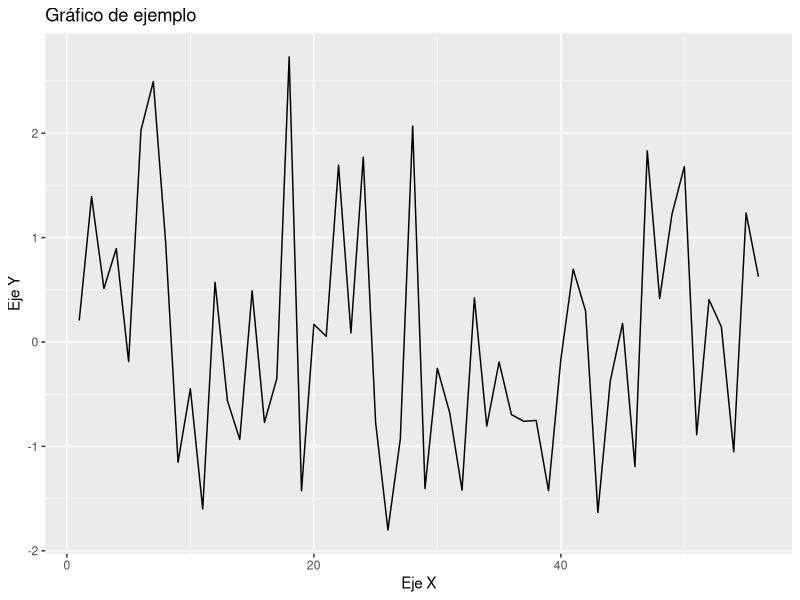
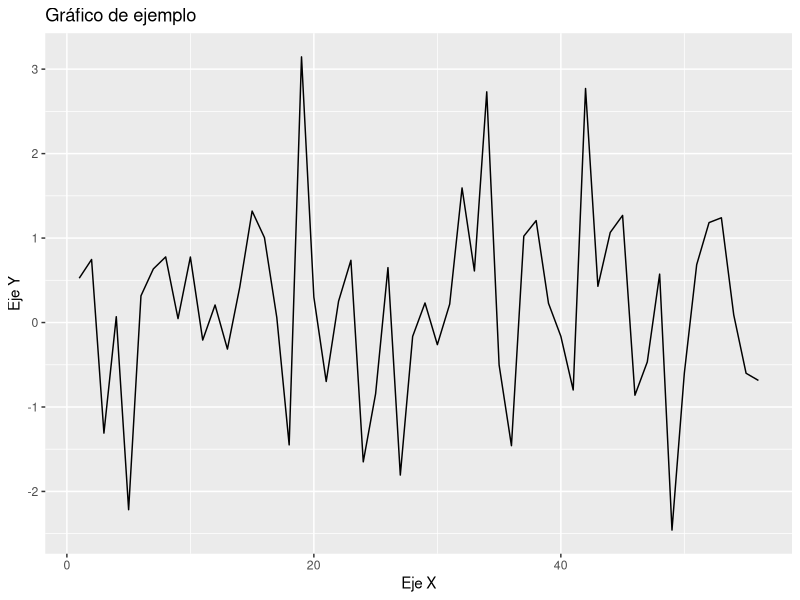
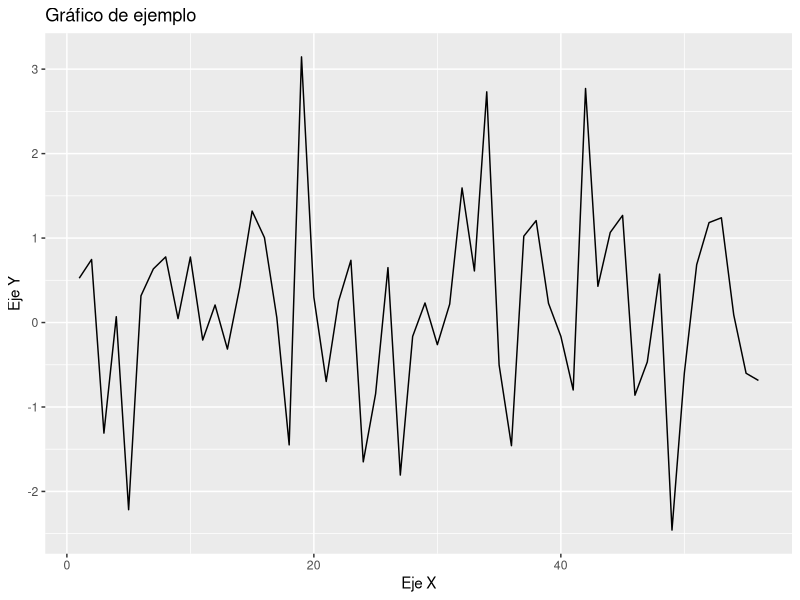

The R script that drew these images, in order:
##########################################################################################
#
# Script Clase 18: crear funciones/ 2da parte
# Usar de base la función Cobb-Douglas (C-D)
# más info en https://g.co/gemini/share/5453d88037fe
#
# Se harán distintas versiones de una función en R teniendo de base de la C-D, 
# cada una será más compleja en cuanto a los procesamientos y salida que se genera
#
##########################################################################################
 
# Cargar librerías
library(ggplot2)
library(dplyr)

# info general: llamaremos a la funcion `calculo_cd`

# Primera versión: se realiza el cálculo de la función C-D,

calculo_cdV1 <- function(A, K, alfa, beta, L){
                       A*(K^alfa)*(L^beta)
                       }

# Segunda versión: agregar comentarios a la función para que quien la use sepa qué hace la
# función y cuáles son sus argumentos

calculo_cdV2 <- function(A, K, alfa, beta, L){
  # Función que calcula el valor de la función Cobb-Douglas (C-D)
  
  # Argumentos:
  # A: Productividad total de los factores
  # K: Capital utilizado
  # alfa: Coeficiente de elasticidad del capital
  # beta: Coeficiente de elasticidad del trabajo
  # L: Trabajo utilizado
  
  # Retorna: el valor de la función C-D
  A*(K^alfa)*(L^beta)
}

# Tercera versión: agregar una validación para que la función retorne un mensaje si la 
# suma de los coeficientes alfa y beta es distinta a 1. 

# Se introduce el uso de las estructuras de control if-else para validar la condición.
# Se redondea a dos décimales el valor retornado

calculo_cdV3 <- function(A, K, alfa, beta, L){
  # Función que calcula el valor de la función Cobb-Douglas (C-D)
  
  # Argumentos:
  # A: Productividad total de los factores
  # K: Capital utilizado
  # alfa: Coeficiente de elasticidad del capital
  # beta: Coeficiente de elasticidad del trabajo
  # L: Trabajo utilizado
  
  # Retorna: el valor de la función C-D o un mensaje de error
  
  # caso no éxito
  if((alfa + beta) != 1){
    # valor a retornar
    print("La suma de los coeficientes alfa y beta debe ser igual a 1.")
    # caso éxito
  }else{
    # valor a retornar
    round(A*(K^alfa)*(L^beta),2)
  }
}


# Cuarta versión: agregar un mensaje si la suma de los coeficientes alfa y beta es mayor a 1
# y otro mensaje si es menor que 1. Notar que se invierte el condicional a evaluar y el 
# lo que hace en el éxito, y lo que hace en la falla (else)

# Se introduce el uso de las estructuras de control if-else  y else if para validar las 
# condiciones.

calculo_cdV4 <- function(A,
                       K,
                       alfa,
                       beta,
                       L){
  # Función que calcula el valor de la función Cobb-Douglas (C-D)
  
  # Argumentos:
  # A: Productividad total de los factores
  # K: Capital utilizado
  # alfa: Coeficiente de elasticidad del capital
  # beta: Coeficiente de elasticidad del trabajo
  # L: Trabajo utilizado
  
  # Retorna: 
  # Caso éxito: el valor de la función C-D o
  # Caso no éxito: un mensaje de error según caso
  
  # caso éxito
  if((alfa+beta)==1){
    # valor a retornar
    round(A*(K^alfa)*(L^beta),2)
    
    # caso no éxito 1
  } else if (alfa+beta>1){ 
    # valor a retornar
    print('sumatoria coeficientes mayor a 1')
    
    # caso no éxito 2
  } else{
    # valor a retornar
    print('sumatoria coeficientes menor a 1')
  }
}

# Quinta versión: ídem a la anterior, pero se retorna una lista con el valor de la 
# función C-D y adicionalmente un gráfico en ggplot, que usa de insumo el valor obtenido
# en el calculo de la funcion C-D y se usa de forma referencial

calculo_cdV5 <- function(A,
                       K,
                       alfa,
                       beta,
                       L){
  # Función que calcula el valor de la función Cobb-Douglas (C-D)
  
  # Argumentos:
  # A: Productividad total de los factores
  # K: Capital utilizado
  # alfa: Coeficiente de elasticidad del capital
  # beta: Coeficiente de elasticidad del trabajo
  # L: Trabajo utilizado
  
  # Retorna: 
  # caso exito: el valor de la función C-D y un gráfico ggplot de ejemplo
  # caso no exito: un mensaje de error, según caso
  
  # caso éxito
  if((alfa+beta)==1){ 
    valor_cd= round(A*(K^alfa)*(L^beta),2)
    # crear un gráfico de ejemplo
    grafico_retornado <- ggplot(data = data.frame(x = 1:valor_cd, 
                                                  y = rnorm(valor_cd)), 
                                aes(x = x, y = y)) +
      geom_line() +
      labs(title = "Gráfico de ejemplo",
           x = "Eje X",
           y = "Eje Y")
    # retornar una lista con el valor de la función C-D y el gráfico
    list(valor_cd = valor_cd, 
         grafico_retornado = grafico_retornado)

    # caso no éxito 1 (ver uso de la función else if)
  } else if (alfa+beta>1){ 
    
    # valor a retornar
    print('sumatoria coeficientes mayor a 1')
    
    # caso no éxito 2
  } else{
    
    # valor a retornar
    print('sumatoria coeficientes menor a 1')
  }
}


#############################################
## Llamar a la función calculo_cd en sus distintas versiones
# con los argumentos A, K, alfa, beta y L
#############################################

calculo_cdV1(A=3.5,
             K=10,
             L=20,
             alfa= .3,
             beta=.7)

calculo_cdV2(A=3.5,
             K=10,
             L=20,
             alfa= .3,
             beta=.7)

# mensaje que muestra error 
calculo_cdV3(A=3.5,
             K=10,
             L=20,
             alfa= .4,
             beta=.7)

# se redondea la cifra
calculo_cdV3(A=3.5,
             K=10,
             L=20,
             alfa= .3,
             beta=.7)

calculo_cdV4(A=3.5,
             K=10,
             L=20,
             alfa= .3,
             beta=.7)

# mensaje que muestra error 
calculo_cdV4(A=3.5,
             K=10,
             L=20,
             alfa= .4,
             beta=.7)

# mensaje que muestra error 
calculo_cdV4(A=3.5,
             K=10,
             L=20,
             alfa= .1,
             beta=.7)

calculo_cdV5(A=3.5,
             K=10,
             L=20,
             alfa= .3,
             beta=.7)

# Llamar a la función calculo_cd y guardar el resultado en una variable
valor_calculo_cdV5 <- calculo_cdV5( A=3.5,
                                  K=10,
                                  L=20,
                                  alfa= .3,
                                  beta=.7)

# Ver el resultado del cálculo
valor_calculo_cdV5

# Las siguientes línea sólo son válidas para el caso
valor_calculo_cdV5$grafico_retornado
valor_calculo_cdV5$valor_cd


## Complemento sobre explicación de las estructuras de control
# Ejemplo 1: Estructura de control if-else

x <- 10

if (x > 5) {
  # Si la condición (x > 5) es TRUE, se ejecuta este bloque de código
  print("x es mayor que 5")
} else {
  # Si la condición (x > 5) es FALSE, se ejecuta este bloque de código
  print("x no es mayor que 5")
}

# Ejemplo 2: Estructura de control if-else if-else
# la función else if se pudiesen agregar tantos casos como se necesite

y <- 0

if (y > 0) {
  # Si la condición (y > 0) es TRUE
  print("y es positivo")
} else if (y < 0) {
  # Si la condición anterior es FALSE y esta condición (y < 0) es TRUE
  print("y es negativo")
} else {
  # Si todas las condiciones anteriores son FALSE
  print("y es cero")
}


# Ejemplo 3: Estructura de control switch
# Se evalúa cuál caso coincide con la variable opcion y se ejecuta el bloque correspondiente
opcion <- "B"
resultado <- switch(opcion,
                    "A" = "Opción A seleccionada",
                    "B" = "Opción B seleccionada",
                    "C" = "Opción C seleccionada",
                    "D" = "Opción D seleccionada",
                    "Opción no válida")
# Imprimir el resultado
resultado
